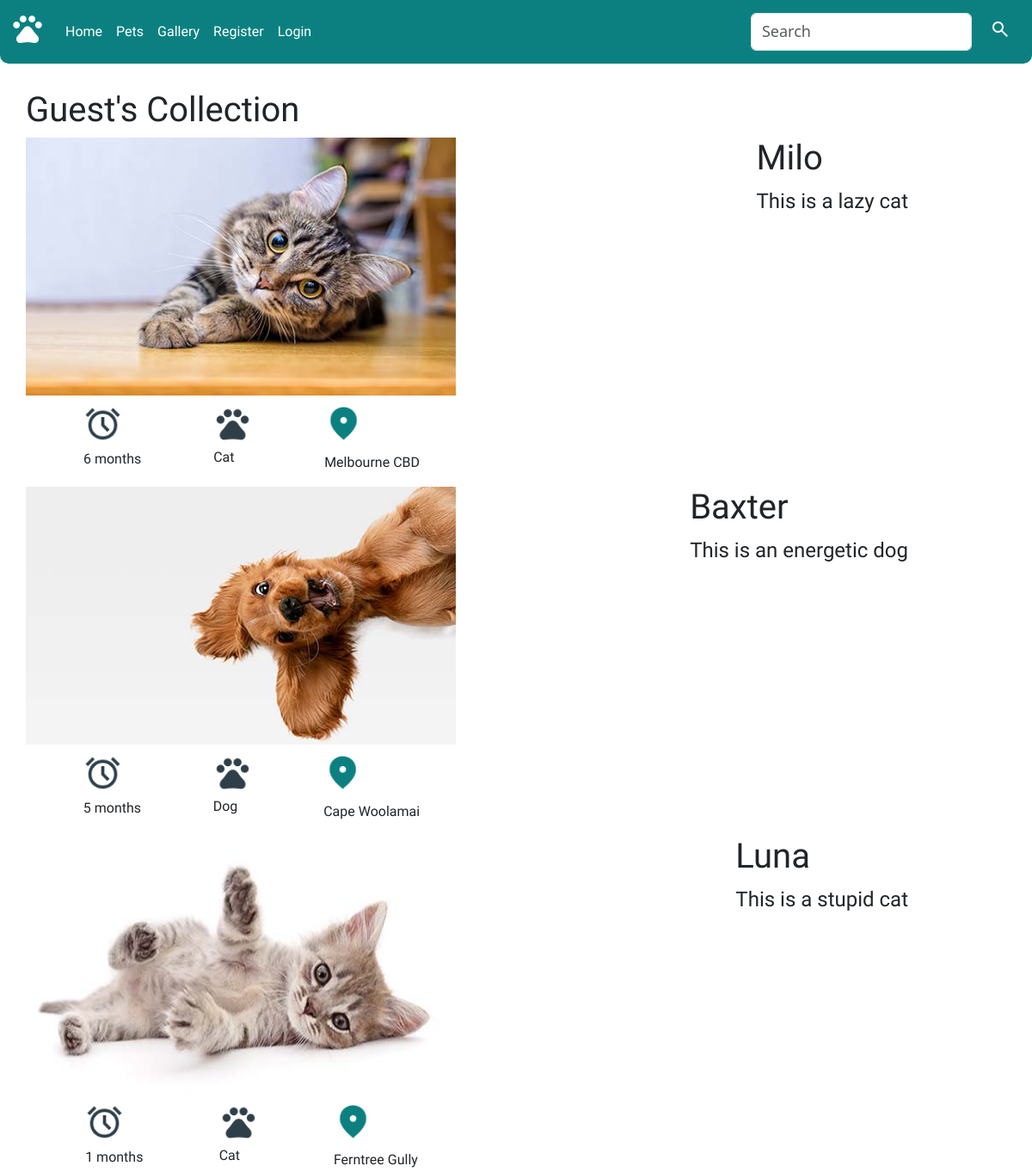
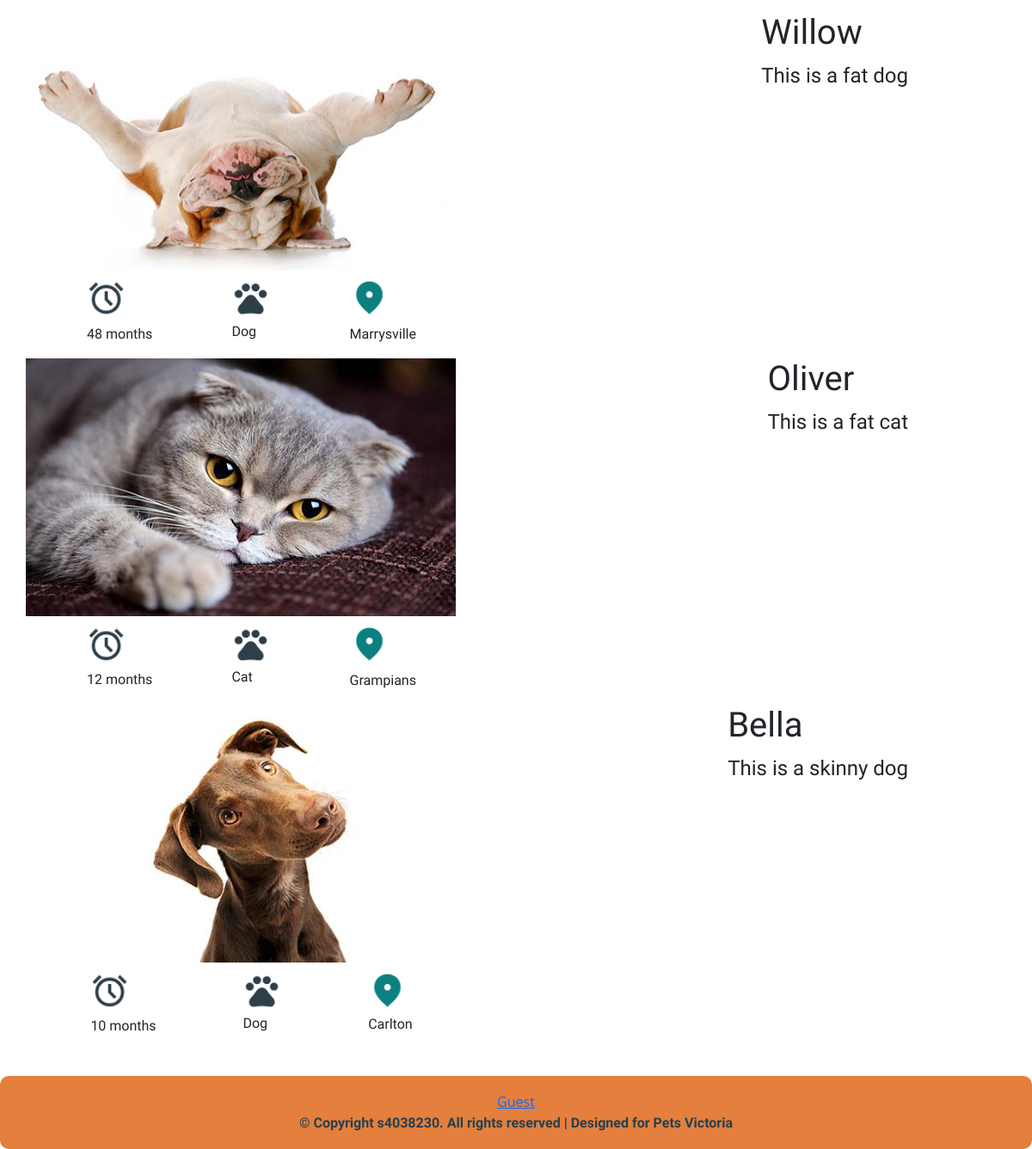
Screenshot of /user.php with the database file from the repository (2 pictures, top to bottom).
### tables this page shows
CREATE TABLE `pets` (
  `petid` int(11) NOT NULL,
  `petname` varchar(255) NOT NULL,
  `description` text NOT NULL,
  `image` varchar(255) NOT NULL,
  `caption` varchar(255) NOT NULL,
  `age` double NOT NULL,
  `location` varchar(255) NOT NULL,
  `type` varchar(255) NOT NULL
);

### user.php (the view, shortened to what this page needs)
<?php
include "include/header.inc";
include "include/nav.inc";
include "include/db_connect.inc";
$pets = [];
$is_logged_in = isset($_SESSION['username']);
try {
    $sql = "SELECT * FROM pets";
    $result = mysqli_query($conn, $sql);
    $pets = mysqli_fetch_all($result, MYSQLI_ASSOC);
} catch (Exception $e) {
    $error_message = "An error occurred: " . htmlspecialchars($e->getMessage());
    error_log($e->getMessage());
}
?>
<main id="mainbody-5">
    <?php if ($is_logged_in): ?>
        <h1 aria-label="View profile of <?php echo htmlspecialchars($_SESSION['username']); ?>">
            <?php echo htmlspecialchars($_SESSION['username']); ?>'s collection
        </h1>
    <?php else: ?>
        <h1 aria-label="Guest access">Guest's Collection</h1>
    <?php endif; ?>
    <div class="usersframe">
    <?php foreach ($pets as $pet): ?>
        <div class="pet-container">
            <div class="info-img">
                <img id="mainpicture-3" src="images/<?php echo htmlspecialchars($pet['image']); ?>" alt="Picture of <?php echo htmlspecialchars($pet['petname']); ?>">
                <div class="icon-details">
                    <span>
                        <img src="images/alarm.png" alt="Age icon">
                        <p><?php echo htmlspecialchars($pet['age']); ?> months</p>
                    </span>
                    <span>
                        <img src="images/paw.png" alt="Type icon">
                        <p><?php echo htmlspecialchars($pet['type']); ?></p>
                    </span>
                    <span>
                        <img src="images/location.png" alt="Location icon">
                        <p><?php echo htmlspecialchars($pet['location']); ?></p>
                    </span>
                </div>
            </div>
            <div class="fontbody-5">
                <h1><?php echo htmlspecialchars($pet['petname']); ?></h1>
                <p><?php echo htmlspecialchars($pet['caption']); ?></p>
            </div>
        </div>
    <?php endforeach; ?>
</div>
</main>
<?php
include "include/footer.inc";
?>

### css/style.css (style rules this page uses)
::placeholder { font-size: 18px; }
h1 { font-family: "Ysabeau SC"; }
.usersframe { overflow: hidden; align-items: right; }
#mainbody-5 { background-color: #fff; width: 100%; overflow: hidden; margin: auto; padding: 2.5%; }
.pet-container { display: flex; justify-content: space-between; }
.info-img { max-width: 500px; justify-content: space-between; }
#mainpicture-3 { width: 500px; height: 300px; align-items: left; overflow: hidden; }
.fontbody-5 { font-family: "Ysabeau SC"; font-size: x-large; text-align: left; margin-right: 10%; }
h1 { text-align: left; font-family: "Ysabeau SC"; }
.icon-details { display: flex; justify-content: space-around; margin-left: 5%; margin-top: 2%; }
.icon-details img { width: 45px; height: 45px; }
.icon-details p { font-family: "Ysabeau SC"; margin-top: 10%; }

### rows the page displays
pets: image (picture), age "6", type "Cat", location "Melbourne CBD", petname "Milo", caption "This is a lazy cat"
pets: image (picture), age "5", type "Dog", location "Cape Woolamai", petname "Baxter", caption "This is an energetic dog"
pets: image (picture), age "1", type "Cat", location "Ferntree Gully", petname "Luna", caption "This is a stupid cat"
pets: image (picture), age "48", type "Dog", location "Marrysville", petname "Willow", caption "This is a fat dog"
pets: image (picture), age "12", type "Cat", location "Grampians", petname "Oliver", caption "This is a fat cat"
pets: image (picture), age "10", type "Dog", location "Carlton", petname "Bella", caption "This is a skinny dog"
